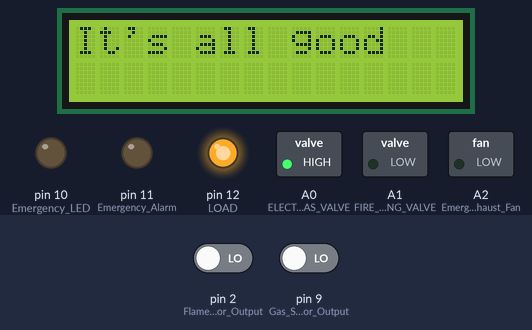
The sketch below on a simulated Arduino Uno, built with avr-gcc and run on an emulated ATmega328P. Shown: 16×2 character LCD, switched loads named in the sketch (green lamp = pin HIGH), output pins drawn as LEDs (lit = HIGH). The test bench sets the inputs (shaded band); at power-on: pin 2 (Flame_Sensor_Output) LOW, pin 9 (Gas_Sensor_Output) LOW.

Above: at 1.2 s.
1.3 s: pin 2 (Flame_Sensor_Output) driven HIGH
At 2.0 s:
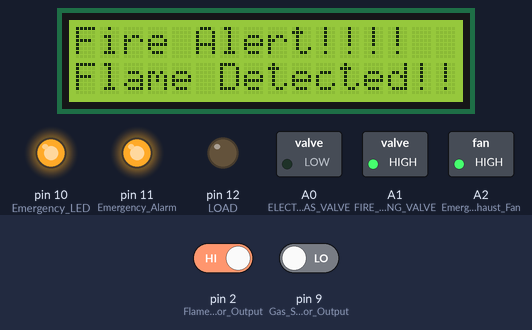
3.1 s: pin 2 (Flame_Sensor_Output) driven LOW
At 4.5 s:
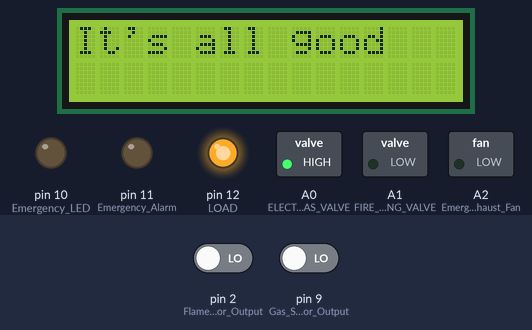
5.1 s: pin 9 (Gas_Sensor_Output) driven HIGH
At 6.3 s:
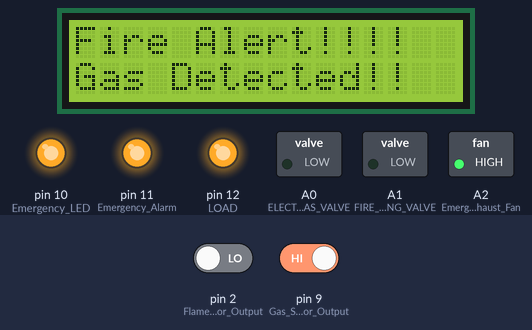
6.6 s: pin 9 (Gas_Sensor_Output) driven LOW
At 8.3 s:
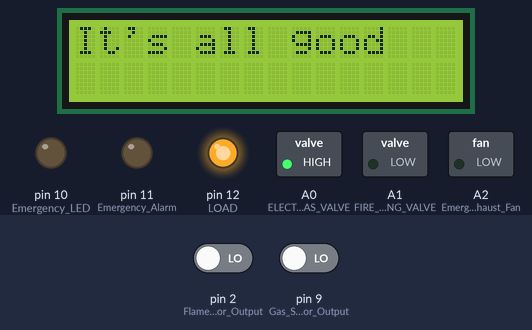
Timing chart, 0 to 9.6 s (numbered marks = the images above; inputs shaded):
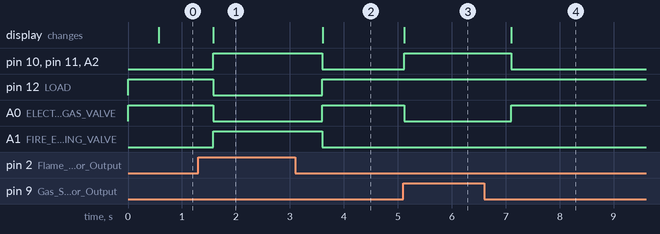

Measured:
- after the input at 1.3 s, pin 10 (Emergency_LED), pin 11 (Emergency_Alarm), A1 (FIRE_EXTINGUISHING_VALVE), A2 (Emergency_Exhaust_Fan): LOW → HIGH after 0.28 s; pin 12 (LOAD), A0 (ELECTRIC_GAS_VALVE): HIGH → LOW after 0.28 s; the display: changes after 0.28 s (image 1)
- after the input at 3.1 s, pin 10 (Emergency_LED), pin 11 (Emergency_Alarm), A1 (FIRE_EXTINGUISHING_VALVE), A2 (Emergency_Exhaust_Fan): HIGH → LOW after 0.50 s; pin 12 (LOAD), A0 (ELECTRIC_GAS_VALVE): LOW → HIGH after 0.50 s; the display: changes after 0.51 s (image 2)
- after the input at 5.1 s, pin 10 (Emergency_LED), pin 11 (Emergency_Alarm), A2 (Emergency_Exhaust_Fan): LOW → HIGH at once; A0 (ELECTRIC_GAS_VALVE): HIGH → LOW at once; the display: changes at once (image 3)
- after the input at 6.6 s, pin 10 (Emergency_LED), pin 11 (Emergency_Alarm), A2 (Emergency_Exhaust_Fan): HIGH → LOW after 0.50 s; A0 (ELECTRIC_GAS_VALVE): LOW → HIGH after 0.50 s; the display: changes after 0.51 s (image 4)

The sketch:

Practical_Uno_Code.ino
```cpp
/* Includes Section*/
#include <Wire.h>
#include <SoftwareSerial.h>
#include "LiquidCrystal.h"

// Initialize the library by associating any needed LCD interface pin
// with the arduino pin number it is connected to
const int rs = 7, en = 8, d4 = 3, d5 = 4, d6 = 5, d7 = 6;
LiquidCrystal lcd(rs, en, d4, d5, d6, d7);

/* Variables Section*/
#define Gas_Sensor_Output 9    // The output signal of the gas detector
#define Flame_Sensor_Output 2  // The output signal of the flame sensor
#define Emergency_LED 10
#define Emergency_Alarm 11
#define ELECTRIC_GAS_VALVE A0
#define FIRE_EXTINGUISHING_VALVE A1
#define Emergency_Exhaust_Fan A2
#define LOAD 12

bool Flame_Sensor_state;
bool Gas_Sensor_state;

void setup()
{
  /* Setting Pin Modes */
  pinMode(Flame_Sensor_Output, INPUT);
  pinMode(Gas_Sensor_Output, INPUT);
  pinMode(Emergency_Alarm, OUTPUT);
  pinMode(Emergency_LED, OUTPUT);
  pinMode(ELECTRIC_GAS_VALVE, OUTPUT);
  pinMode(FIRE_EXTINGUISHING_VALVE, OUTPUT);
  pinMode(Emergency_Exhaust_Fan, OUTPUT);
  pinMode(LOAD, OUTPUT);

  digitalWrite(LOAD, HIGH);  // Connect the main building's electricity.
  digitalWrite(ELECTRIC_GAS_VALVE, HIGH);   // Activate the main gas valve

  // set up the LCD's number of columns and rows:
  lcd.begin(16, 2);
  // Print a message to the LCD.
  lcd.print("It's All good");

  // Begin the serial connection with baud rate 9600
  Serial.begin(9600);
}

void loop()
{
  Flame_Sensor_state = digitalRead(Flame_Sensor_Output);  // Check the output signal of the flame sensor.
  Gas_Sensor_state = digitalRead(Gas_Sensor_Output);      // Check the output signal of the gas sensor.

  // If the flame is detected
  if (Flame_Sensor_state == HIGH)
  {
    digitalWrite(Emergency_Alarm, HIGH);  // Activate the emergency alarm.
    digitalWrite(Emergency_LED, HIGH);    // Activate the emergency alarm.
    digitalWrite(LOAD, LOW);              // Disconnect the building's primary power source.
    digitalWrite(ELECTRIC_GAS_VALVE, LOW);          // Shut down the main gas valve to stop gas flow.
    digitalWrite(FIRE_EXTINGUISHING_VALVE, HIGH);   // Activate the extinguishing valve to put down the fire.
    digitalWrite(Emergency_Exhaust_Fan, HIGH);      // Activate an emergency high-pressure exhaust fan to remove leakage gas.

    /* Display on the LCD "Flame Detected!!"*/
    lcd.setCursor(0, 0);
    lcd.print("Fire Alert!!!!");
    lcd.setCursor(0, 1);
    lcd.print("Flame Detected!!");
  }
  else if (Gas_Sensor_state == HIGH)
  {
    digitalWrite(Emergency_Alarm, HIGH);  // Activate the emergency alarm.
    digitalWrite(Emergency_LED, HIGH);    // Activate the emergency alarm.
    digitalWrite(ELECTRIC_GAS_VALVE, LOW);          // Shut down the main gas valve to stop gas flow.
    digitalWrite(Emergency_Exhaust_Fan, HIGH);      // Activate an emergency high-pressure exhaust fan to remove leakage gas.

    /* Display on the LCD "Gas Detected!!"*/
    lcd.setCursor(0, 0);
    lcd.print("Fire Alert!!!!");
    lcd.setCursor(0, 1);
    lcd.print("Gas Detected!!");
  }
  else if (Flame_Sensor_state != HIGH && Gas_Sensor_state != HIGH)
  {
    delay(500);
    digitalWrite(Emergency_Alarm, LOW);  // Deactivate the emergency alarm.
    digitalWrite(Emergency_LED, LOW);    // Deactivate the emergency alarm.
    digitalWrite(LOAD, HIGH);            // Connect the building's primary power source.
    digitalWrite(ELECTRIC_GAS_VALVE, HIGH);         // Open the main gas valve to stop gas flow.
    digitalWrite(FIRE_EXTINGUISHING_VALVE, LOW);    // Deactivate the extinguishing valve to put down the fire.
    digitalWrite(Emergency_Exhaust_Fan, LOW);       // Deactivate an emergency high-pressure exhaust fan to remove leakage gas.

    lcd.clear();
    lcd.setCursor(0, 0);
    lcd.print("It's all good");
  }
}
```
